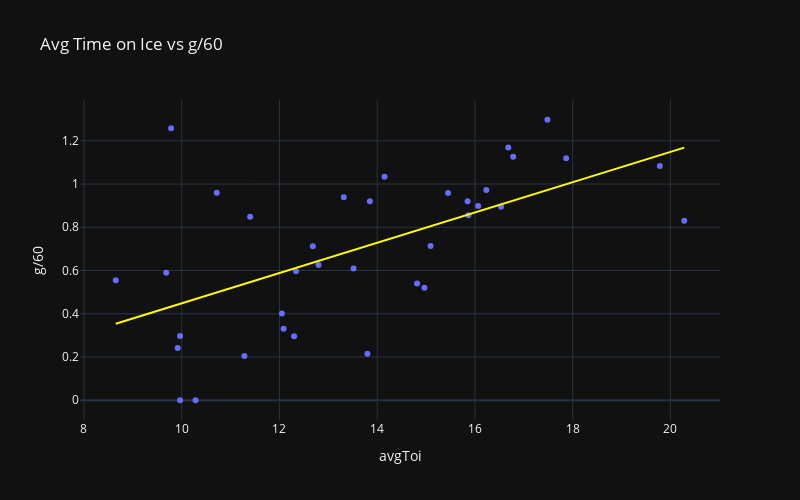

Write notebook code for a chart like this one.
### Markdown cell above
Curious what goal/assist/point scoring rates are for these players vs their average ice time.

Lets also adjust for avgToi. The x/60 metric looks at x metric divided by total ice time. But dividing by avgToi gives us more info.

For example, Player A and Player B may both have 0.5 g/60. Lets say both Player A and Player B have 5 goals for a total of 600 min played. Howver, Player A may have 60 games played for an avgToi of 10 minutes per game, while Player B has 30 games played for an avgToi of 20 minutes per game. They both scored the same amount of goals in the same amount of total ice time. However, my interpretation is that Player B was given more slack by the coach (20 minutes per game instead of just 10) while Player A had much less room for error. The difference in number of games could be due to injury or AHL call-ups. If two players have the same per/60 stats, I want to rank players who had less room for error higher than players who had more room for error. This is because I want to idenitfy players who could post increased stats (i.e. breakout) if they are given more ice time. Young players who can deliver under scrutiny and limited ice time are should be well-positioned to blossom given more leeway.

Thus, I divide the metrics by avgToi to create an adjusted metric. I then produce a ranking of the players based on that specific adjusted metric. I will do this for all metrics and then add up the rankings per player. The players with the lowest rank sums, should be the best all around scorer within the criteria of this subset of players adjusted for ice time.

### Code cell
metric = "g/60"
fig = px.scatter(
    subset,
    x="avgToi",
    y=metric,
    hover_name="playerName",
    hover_data=["goals", "assists", "points", "gamesPlayed", "team", "age", "capHit"],
    width=800,
    height=500,
    title=f"Avg Time on Ice vs {metric}",
    trendline="ols",
    trendline_color_override="yellow",
)
fig.show()
subset.loc[:, f"{metric}_adj"] = subset[metric] / subset["avgToi"]
subset.loc[:, f"{metric}_adj_rank"] = subset[f"{metric}_adj"].rank(ascending=False, method='first').astype(int)

### Figure 1 — Plotly figure (JSON) as saved in the notebook; plotly's stock layout.template omitted (floating-point values rounded to 4 significant figures)
{"data": [{"customdata": [[1, 2, 3, 25, ["Los Angeles Kings"], 24, 775000], [4, 21, 25, 81, ["Calgary Flames"], 25, 1000000], [7, 13, 20, 57, ["Colorado Avalanche", "San Jose Sharks"], 25, 896250], [4, 7, 11, 81, ["New York Islanders"], 25, 775000], [3, 8, 11, 78, ["Boston Bruins"], 23, 925000], [23, 24, 47, 73, ["Columbus Blue Jackets"], 24, 925000], [6, 7, 13, 63, ["Seattle Kraken"], 23, 859167], [13, 14, 27, 54, ["Calgary Flames"], 23, 863333], [6, 4, 10, 35, ["New York Rangers"], 22, 867500], [11, 14, 25, 73, ["Dallas Stars"], 22, 894167], [19, 23, 42, 77, ["Los Angeles Kings"], 23, 875000], [2, 4, 6, 33, ["Chicago Blackhawks"], 22, 912500], [5, 7, 12, 75, ["Minnesota Wild", "Boston Bruins"], 22, 925000], [8, 12, 20, 60, ["Tampa Bay Lightning"], 23, 775000], [0, 1, 1, 12, ["Los Angeles Kings"], 28, 775000], [10, 8, 18, 62, ["Montréal Canadiens"], 23, 897500], [7, 12, 19, 51, ["Utah Hockey Club"], 22, 925000], [14, 24, 38, 78, ["Dallas Stars", "Carolina Hurricanes"], 21, 814167], [15, 16, 31, 72, ["Florida Panthers"], 22, 925000], [4, 3, 7, 50, ["Los Angeles Kings"], 22, 805833], [5, 10, 15, 62, ["Nashville Predators"], 21, 863333], [0, 2, 2, 22, ["New York Rangers"], 21, 863333], [17, 17, 34, 80, ["Carolina Hurricanes"], 21, 905833], [25, 40, 65, 75, ["Utah Hockey Club"], 20, 950000], [20, 24, 44, 82, ["Anaheim Ducks"], 20, 950000], [19, 18, 37, 77, ["Detroit Red Wings"], 20, 918333], [12, 14, 26, 53, ["Chicago Blackhawks"], 20, 950000], [8, 1, 9, 39, ["New York Islanders"], 25, 775000], [23, 44, 67, 82, ["Chicago Blackhawks"], 19, 950000], [10, 18, 28, 75, ["Buffalo Sabres"], 19, 950000], [20, 25, 45, 76, ["Anaheim Ducks"], 20, 950000], [31, 23, 54, 82, ["Columbus Blue Jackets"], 20, 950000], [18, 27, 45, 74, ["San Jose Sharks"], 19, 950000], [26, 37, 63, 80, ["Philadelphia Flyers"], 20, 950000], [25, 38, 63, 70, ["San Jose Sharks"], 18, 975000], [10, 25, 35, 77, ["New York Islanders"], 26, 950000]], "hovertemplate": "<b>%{hovertext}</b><br><br>avgToi=%{x}<br>g/60=%{y}<br>goals=%{customdata[0]}<br>assists=%{customdata[1]}<br>points=%{customdata[2]}<br>gamesPlayed=%{customdata[3]}<br>team=%{customdata[4]}<br>age=%{customdata[5]}<br>capHit=%{customdata[6]}<extra></extra>", "hovertext": ["Akil Thomas", "Martin Pospisil", "Nikolai Kovalenko", "Kyle MacLean", "John Beecher", "Dmitri Voronkov", "Tye Kartye", "Connor Zary", "Brett Berard", "Mavrik Bourque", "Alex Laferriere", "Landon Slaggert", "Marat Khusnutdinov", "Gage Goncalves", "Jeff Malott", "Emil Heineman", "Josh Doan", "Logan Stankoven", "Mackie Samoskevich", "Samuel Helenius", "Zachary L'Heureux", "Brennan Othmann", "Jackson Blake", "Logan Cooley", "Cutter Gauthier", "Marco Kasper", "Frank Nazar", "Marc Gatcomb", "Connor Bedard", "Zach Benson", "Leo Carlsson", "Adam Fantilli", "Will Smith", "Matvei Michkov", "Macklin Celebrini", "Maxim Tsyplakov"], "legendgroup": "", "marker": {"color": "#636efa", "symbol": "circle"}, "mode": "markers", "name": "", "orientation": "v", "showlegend": false, "type": "scatter", "x": [9.917, 13.8, 12.34, 9.967, 11.28, 16.78, 9.683, 16.07, 10.72, 12.68, 16.53, 12.3, 12.09, 12.8, 10.28, 11.4, 13.52, 15.09, 13.32, 8.65, 12.05, 9.967, 13.85, 17.87, 14.15, 15.45, 15.87, 9.783, 20.28, 14.82, 16.23, 17.48, 15.85, 16.68, 19.78, 14.97], "xaxis": "x", "y": [0.242, 0.2147, 0.5972, 0.2973, 0.2045, 1.126, 0.5901, 0.899, 0.9598, 0.7128, 0.8955, 0.2956, 0.331, 0.625, 0.0, 0.8489, 0.6093, 0.7136, 0.9387, 0.5549, 0.4016, 0.0, 0.9206, 1.119, 1.034, 0.9583, 0.8562, 1.258, 0.8297, 0.5399, 0.9727, 1.297, 0.9208, 1.169, 1.083, 0.5206], "yaxis": "y"}, {"hovertemplate": "<b>OLS trendline</b><br>g/60 = 0.0700514 * avgToi + -0.252466<br>R<sup>2</sup>=0.350168<br><br>avgToi=%{x}<br>g/60=%{y} <b>(trend)</b><extra></extra>", "legendgroup": "", "line": {"color": "yellow"}, "marker": {"color": "#636efa", "symbol": "circle"}, "mode": "lines", "name": "", "showlegend": false, "type": "scatter", "x": [8.65, 9.683, 9.783, 9.917, 9.967, 9.967, 10.28, 10.72, 11.28, 11.4, 12.05, 12.09, 12.3, 12.34, 12.68, 12.8, 13.32, 13.52, 13.8, 13.85, 14.15, 14.82, 14.97, 15.09, 15.45, 15.85, 15.87, 16.07, 16.23, 16.53, 16.68, 16.78, 17.48, 17.87, 19.78, 20.28], "xaxis": "x", "y": [0.3535, 0.4259, 0.4329, 0.4422, 0.4457, 0.4457, 0.4679, 0.4983, 0.5379, 0.5461, 0.5917, 0.5941, 0.6092, 0.6119, 0.636, 0.6442, 0.6804, 0.6944, 0.7142, 0.7177, 0.7388, 0.7855, 0.796, 0.8047, 0.8298, 0.8578, 0.859, 0.873, 0.8847, 0.9057, 0.9162, 0.9232, 0.9723, 0.9991, 1.133, 1.168], "yaxis": "y"}], "layout": {"height": 500, "legend": {"tracegroupgap": 0}, "title": {"text": "Avg Time on Ice vs g/60"}, "width": 800, "xaxis": {"anchor": "y", "domain": [0, 1], "title": {"text": "avgToi"}}, "yaxis": {"anchor": "x", "domain": [0, 1], "title": {"text": "g/60"}}}}
